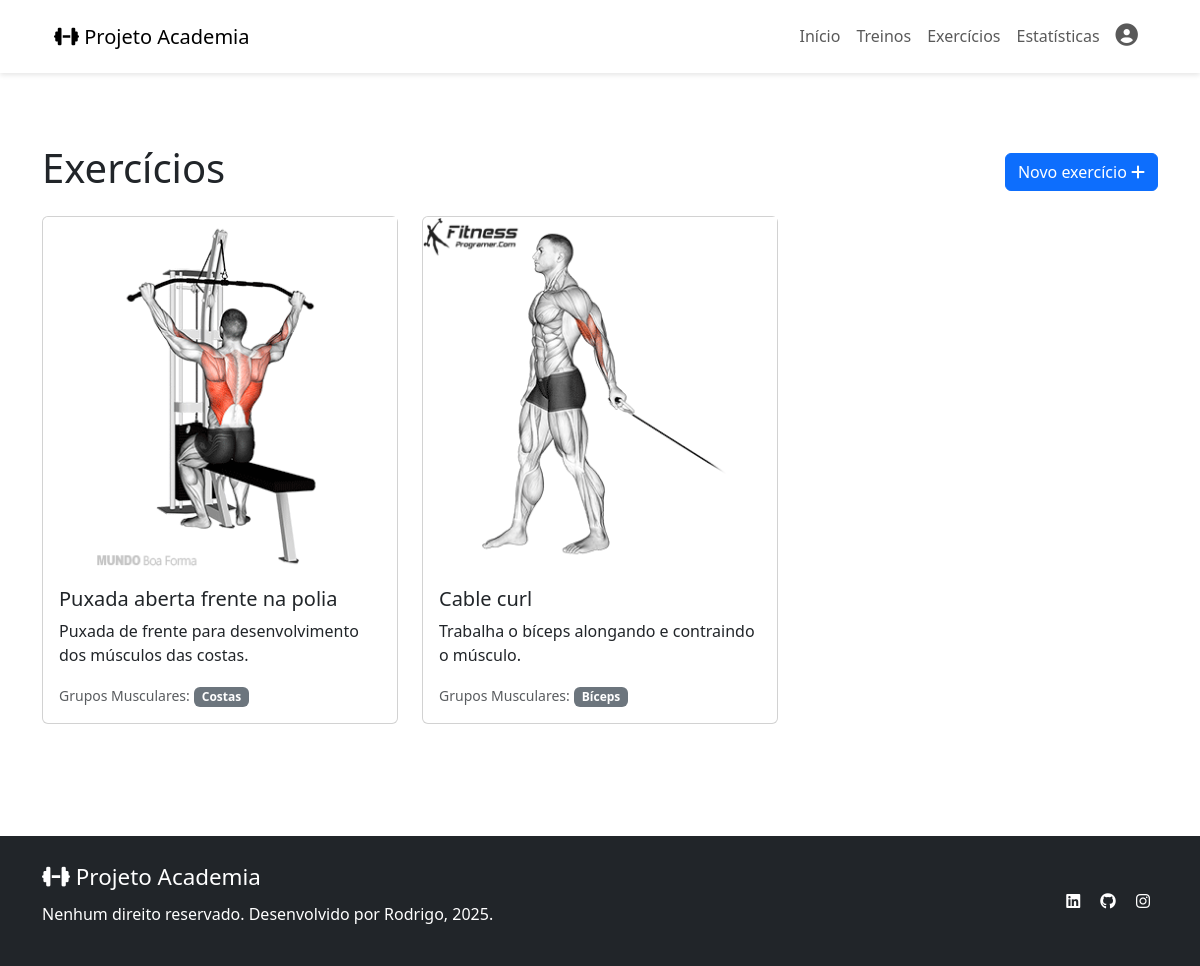
The app's page /exercicios/ (signed in) with its own data.
### app_academia/models.py (models this page shows, shortened)
class Exercise(models.Model):
    class Meta:
        verbose_name = 'Exercício'
        verbose_name_plural = 'Exercícios'
    name = models.CharField(max_length=100)
    description = models.TextField()
    use_weight = models.BooleanField(default=False)
    weight = models.DecimalField(
        max_digits=5, decimal_places=2,
        null=True, blank=True
    )
    tip = models.TextField()
    photo = models.ImageField(upload_to='media/exercises/photos/')
    video_url = models.URLField(blank=True)
    reps = models.PositiveIntegerField(default=0)
    sets = models.PositiveIntegerField(default=0)
    rest_sec = models.PositiveIntegerField(default=60)
    muscles = models.ManyToManyField(MuscleGroup, related_name='exercises')
    tags = models.ManyToManyField(Tag, related_name='exercises')

class MuscleGroup(models.Model):
    class Meta:
        verbose_name = 'Grupo muscular'
        verbose_name_plural = 'Grupos musculares'
    name = models.CharField(max_length=50, unique=True)

### app_academia/views.py (the view)
# urls.py: path('exercicios/', exercicios, name='exercicios'),
@login_required
def exercicios(request):
    exercicios = Exercise.objects.all()
    return render(request, 'exercicios.html', {'exercicios': exercicios})

### app_academia/templates/exercicios.html
{% extends 'index2.html' %}
{% block content %}
<section class="min-vh-100 py-5">
    <div class="container my-lg-5">
        <div class="d-flex justify-content-between align-items-center pt-5 pb-3 ">
            <h1>Exercícios</h1>
            <a href="{% url 'cadastrar_exercicio' %}" class="btn btn-primary">Novo exercício <i class="fa-solid fa-plus"></i></a>
        </div>
        <div class="row">
            {% for exercicio in exercicios %}
            <div class="col-12 col-lg-4">
                <div class="card mb-3">
                    <div class="row g-0">
                        <div class="col-12">
                            <img src="{{ exercicio.photo.url }}" class="img-fluid rounded-start"
                                alt="{{ exercicio.name }}">
                        </div>
                        <div class="col">
                            <div class="card-body">
                                <h5 class="card-title">{{ exercicio.name }}</h5>
                                <p>{{ exercicio.description }}</p>
                                <p class="card-text m-0"><small class="text-muted">Grupos Musculares:</small>
                                    {% for muscle in exercicio.muscles.all %}
                                    <span class="badge bg-secondary">{{ muscle.name }}</span>
                                    {% endfor %}
                                </p>
                            </div>
                        </div>
                    </div>
                </div>
            </div>
            {% endfor %}
        </div>
    </div>
</section>
{% endblock %}

### app_academia/static/css/index2.css (style rules this page uses)
* { margin: 0; padding: 0; box-sizing: border-box; }
a { text-decoration: none; }

### records on screen
Exercise: photo (picture), name "Puxada aberta frente na polia", description "Puxada de frente para desenvolvimento dos músculos das costas."
MuscleGroup: name "Costas"
Exercise: photo (picture), name "Cable curl", description "Trabalha o bíceps alongando e contraindo o músculo."
MuscleGroup: name "Bíceps"
